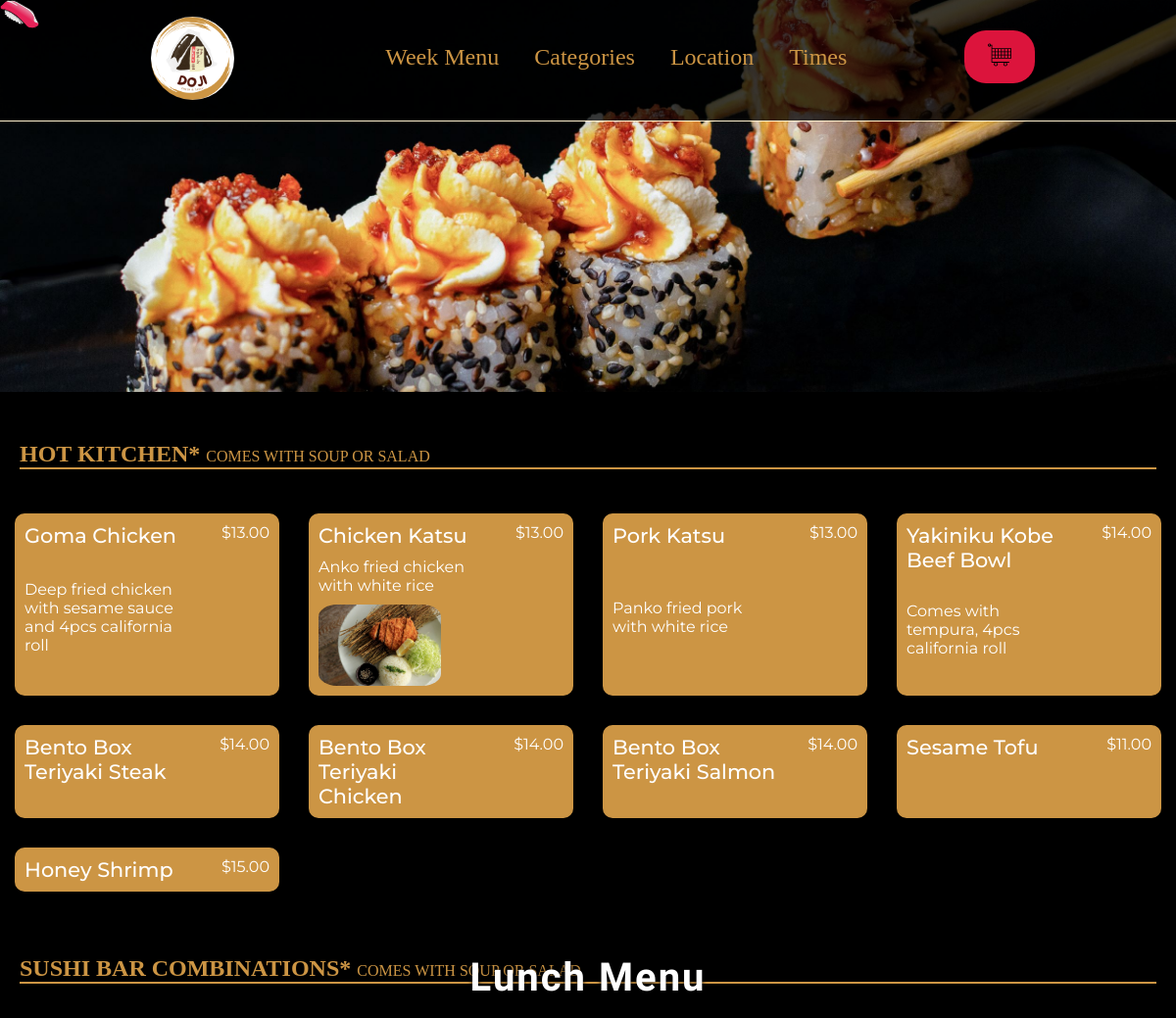
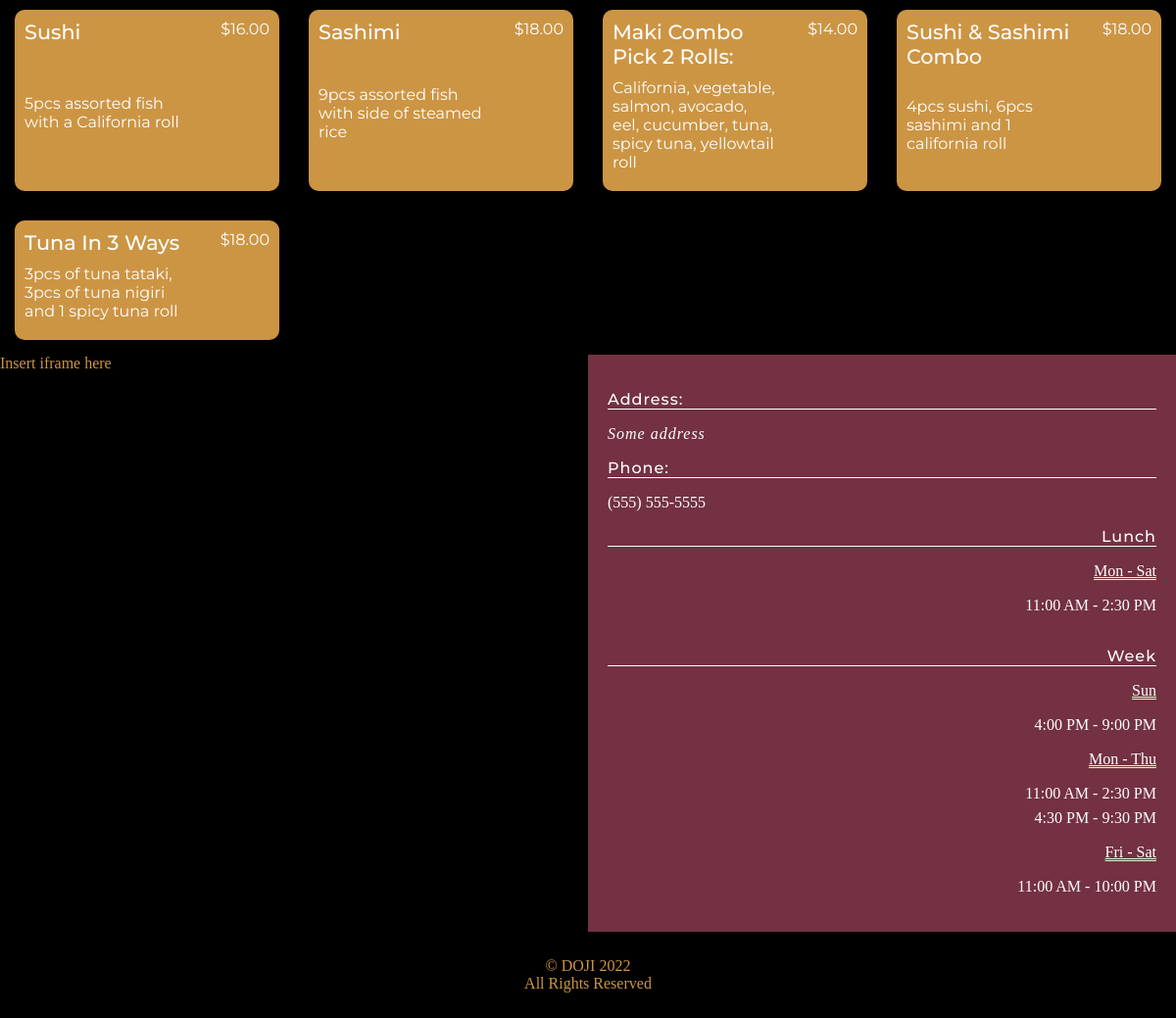
Page /lunch on the committed database (2 pictures, top to bottom).
### file_convert.py (models this page shows)
class Menu(Base):
    __tablename__ = 'menu'
    __table_args__ = {'sqlite_autoincrement': True}
    id = Column(Integer, primary_key=True, nullable=False)
    category = Column(String(40))
    name = Column(VARCHAR)
    description = Column(Integer)
    price = Column(Integer)
    option2 = Column(VARCHAR)
    price2 = Column(Integer)
    img = Column(String(50))

### main.py (the view)
@app.route('/lunch', methods=["GET", "POST"])
def lunch():
    results = db.session.query(menu).all()
    return render_template('lunch_menu.html', menu=results)

### templates/lunch_menu.html (shortened to what this page needs)
{% include "header.html" %}
</head>
<body>
    <section class="header">
      <nav class='navbar'>
        <div class="sub-brand">
          <a href="{{ url_for('home') }}"><img class="logo" src="../static/images/DOJI.png" /></a>
        </div>
        <div class="drop-down">
          <a class="nav-item dp-items" href='{{ url_for("day") }}'>Week Menu</a>
          <div class="categories">
            <button class="nav-item dp-item" >Categories</button>
          </div>
          <a class="nav-item dp-items" href=#local>Location</a>
          <a class="nav-item dp-items" href=#contact>Times</a>
        </div>
        <div>
          <a class='cart' href="{{url_for('cart')}}"><img src="../static/images/cart-icon.svg" /></a>
        </div>
      </nav>
      <div class="l-main">
        <h1 class="title">Lunch Menu</h1>
      </div>
    </section>
    <section id="lunch-items">
      <h1 id="hot-kitchen" class='lunch-subtitle'>HOT KITCHEN* <span>Comes with soup or salad</span></h1>
      <div class="grid">
        {% for item in menu %}
          {% if item.category == "hot kitchen" %}
            <div data-id="{{item.id}}" class="item">
                <div class="item-header">
                  {{item.name.title()}}
                </div>
                <div class="price">
                  <span>{{'%0.2f'|format(item.price|float)}}</span>
                </div>
                  {% if item.description %}
                    <div class="description">
                      {{item.description}}
                    </div>
                  {% endif %}
                  {% if item.image %}
                    <img class="item-img" src="../static/images/lunch/{{item.image}}" alt="{{menu.alt}}">
                  {%endif%}
              </div>
          {% endif %}
        {% endfor %}
      </div>
      <h1 id="sushi-bar-combo" class='lunch-subtitle'>Sushi Bar Combinations* <span>Comes with soup or Salad</span></h1>
      <div class="grid">
        {% for item in menu %}
          {% if item.category == "sushi bar combinations" %}
              <div data-id="{{item.id}}" class="item">
                <div class="item-header">
                  {{item.name.title()}}
                </div>
                <div class="price">
                  <span>{{'%0.2f'|format(item.price|float)}}</span>
                </div>
                  {% if item.description %}
                    <div class="description">
                      {{item.description}}
                    </div>
                  {% endif %}
              </div>
          {% endif %}
        {% endfor %}
      </div>
    </section>
    <section id="local">
      <div class="info">
        <div class="map flex-1">
          Insert iframe here
        </div>
        <div id="contact" class="location-info  flex-1">
          <div class="phone-addr">
            <p class="subhead">Address:</p>
            <address class="address">
              Some address
            </address>
            <p class="subhead">Phone:</p>
            <a class="pNumber" href="tel:555-555-5555">(555) 555-5555</a>
          </div>
          <div class="hours">
            <p class="subhead">Lunch</p>
            <p class="weekday">Mon - Sat</p>
            <div class="time lunch-time">
              <p>11:00 AM - 2:30 PM</p>
            </div>
            <p class="subhead">Week</p>
            <p class="weekday">Sun</p>
            <div class="time sun">
              <p>4:00 PM - 9:00 PM</p>
            </div>
            <p class="weekday">Mon - Thu</p>
            <div class="time mon-thu">
              <p>11:00 AM - 2:30 PM</p>
              <p>4:30 PM - 9:30 PM</p>
            </div>
            <p class="weekday">Fri - Sat</p>
            <div class="time fri-sat">
              <p>11:00 AM - 10:00 PM</p>
            </div>
          </div>
        </div>
      </div>
    </section>
    <footer>
    </footer>
</body>
</html>

### templates/header.html (shortened to what this page needs)
<!DOCTYPE html>
<html lang="en" dir="ltr">
<head>
  <link rel="stylesheet" href="../static/css/styles.css">

### static/css/styles.css (style rules this page uses)
* { box-sizing: border-box; }
html { height: 100%; }
body { margin: 0; min-height: 100%; display: flex; flex-direction: column; overflow-x: hidden; overflow-y: scroll; background-color: #000; color: #CC9544; }
.navbar { background-color: rgba(0, 0, 0, 0.75); position: absolute; width: 100%; border-bottom: 1px solid #FFF1CE; z-index: 1; }
nav { display: flex; justify-content: space-between; text-align: center; padding: 17px 10%; }
.nav-item { font-size: 1.5rem; color: #CC9544; padding: 14px 16px; text-decoration: none; display: inline-block; }
.title { max-height: 50%; color: #fff; position: absolute; text-shadow: 0 0 5px #000; margin: 0; -webkit-animation: fadein 2s; -moz-animation: fadein 2s; -ms-animation: fadein 2s; -o-animation: fadein 2s; animation: fadein 2s; top: 50%; left: 50%; line-height: 1.7; letter-spacing: 2px; font-family: 'Frank Ruhl Libre', serif; font-weight: 400; font-size: clamp(2rem, 5vh, 3rem); -ms-transform: translate(-50%, -50%); -webkit-transform: translate(-50%, -50%); -moz-transform: translate(-50%, -50%); -o-transform: translate(-50%, -50%); transform: translate(-50%, -50%); }
.description { font-size: clamp(1.2rem, 3vh, 1rem); }
#local { clear: right; }
.info { display: flex; }
.flex-1 { flex: 1 1 600px; }
.location-info { background: #733141; color: #fff; padding: 20px; }
.subhead { font-family: 'Montserrat', sans-serif; font-weight: 500; letter-spacing: 1px; border-bottom: 1px solid #fff; }
.address { letter-spacing: 1px; }
.pNumber { text-decoration: none; color: #fff; }
.hours { text-align: right; }
.time { display: inline-block; margin: 10px 0; }
.time p { margin: 7px 0; }
.weekday { margin: 0; text-decoration: underline double #d2ffce 1px; }
footer { margin-top: auto; text-align: center; padding: 10px; }
.sub-brand { width: 16%; }
.logo { min-width: 85px; border-radius: 50%; max-width: 32%; }
.drop-down { margin-top: 14px; text-align: left; }
.categories { display: inline-block; position: relative; }
.categories button { background: transparent; background-repeat: no-repeat; border: none; font-family: inherit; cursor: pointer; }
nav div:nth-child(3) { min-width: 10%; height: 10%; margin-top: 14px; }
.cart { background-color: crimson; border: none; outline: none; width: 75%; letter-spacing: 2px; padding: 13px; border-radius: 22px; text-decoration: none; height: 100%; color: #eee; display: block; cursor: pointer; }
.cart img { width: 1.5rem; }
.l-main { height: 50vh; background: url('../images/lunch/lunch-main-pic.jpg') no-repeat center; background-size: cover; }
.l-main h1 { text-align: center; transform: translate(-50%, -110%); color: #fff; font-weight: 600; }
.lunch-subtitle { margin: 50px 20px 30px; border-bottom: 2px solid #cc9544; text-transform: uppercase; }
.lunch-subtitle span { font-size: 1rem; font-weight: 100; }
.grid { display: grid; grid-template-columns: repeat(auto-fit, minmax(272px, 1fr)) }
.item { font-family: 'Montserrat', sans-serif; cursor: pointer; background-color: #CC9544; color: #fff; padding: 10px; margin: 15px; border-radius: 10px; display: grid; grid-template-columns: repeat(3, 1fr) }
.item-header { grid-column: 1/3; font-size: 1.3rem; font-weight: 500; }
.price { position: relative; text-align: right; grid-column: 3; }
.price span::before, .price2 span::before { content: "$" }
.grid .description { font-size: 1rem; grid-column: 1/3; grid-row: 2; margin: 10px 0; }
.item-img { min-width: 125px; max-width: 10%; border-radius: 15%; grid-column: 1; grid-row: 3; }
@media (min-width: 928px) { .drop-down { display: inline-block !important; } }

### rows in the picture
Menu: name "Goma Chicken", price "13.00", description "Deep fried chicken with sesame sauce and 4pcs california roll"
Menu: name "Chicken Katsu", price "13.00", description "Anko fried chicken with white rice", image (picture)
Menu: name "Pork Katsu", price "13.00", description "Panko fried pork with white rice"
Menu: name "Yakiniku Kobe Beef Bowl", price "14.00", description "Comes with tempura, 4pcs california roll"
Menu: name "Bento Box Teriyaki Steak", price "14.00"
Menu: name "Bento Box Teriyaki Chicken", price "14.00"
Menu: name "Bento Box Teriyaki Salmon", price "14.00"
Menu: name "Sesame Tofu", price "11.00"
Menu: name "Honey Shrimp", price "15.00"
Menu: name "Sushi", price "16.00", description "5pcs assorted fish with a California roll"
Menu: name "Sashimi", price "18.00", description "9pcs assorted fish with side of steamed rice"
Menu: name "Maki Combo Pick 2 Rolls:", price "14.00", description "California, vegetable, salmon, avocado, eel, cucumber, tuna, spicy tuna, yellowtail roll"
Menu: name "Sushi & Sashimi Combo", price "18.00", description "4pcs sushi, 6pcs sashimi and 1 california roll"
Menu: name "Tuna In 3 Ways", price "18.00", description "3pcs of tuna tataki, 3pcs of tuna nigiri and 1 spicy tuna roll"
